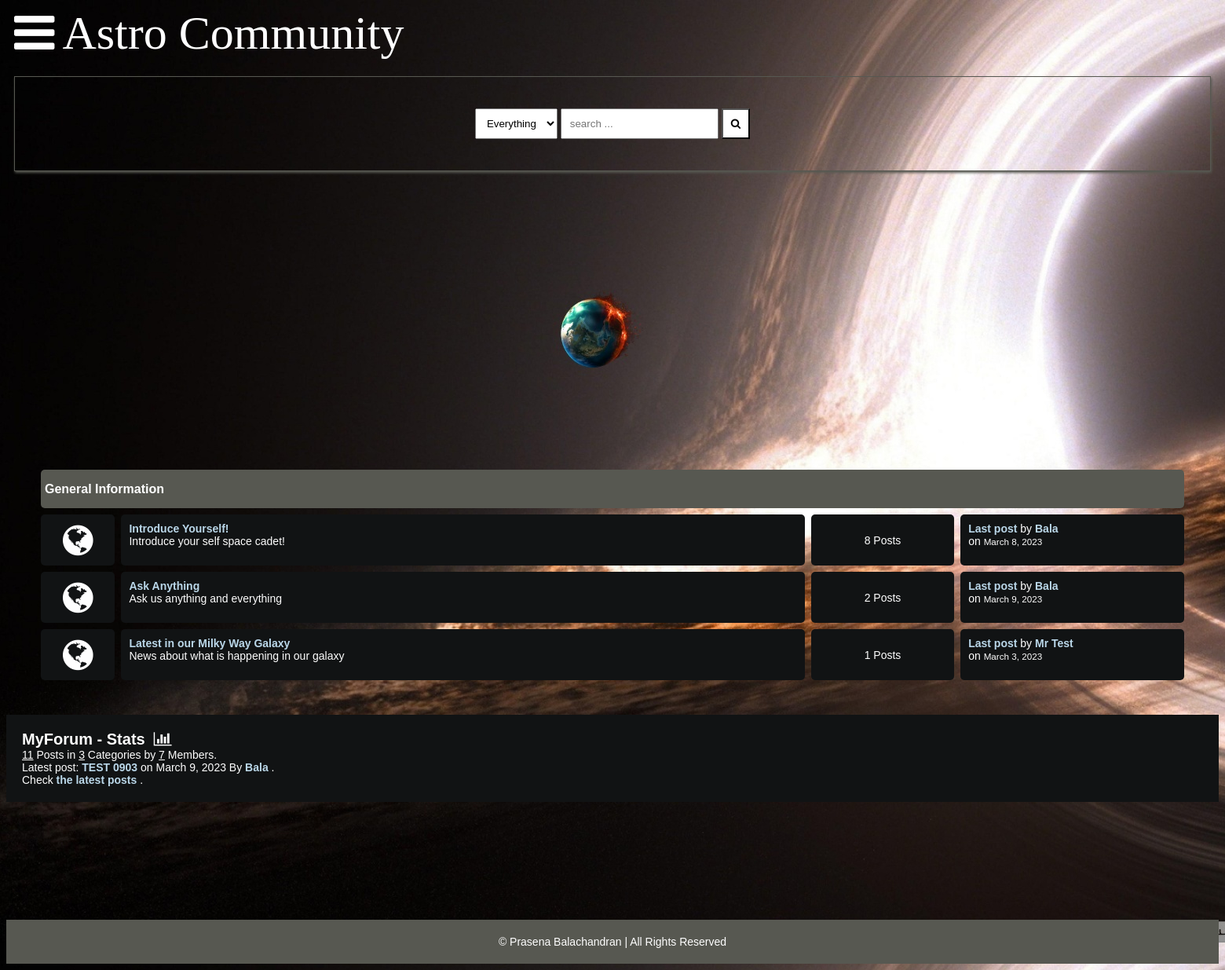
The page / on the database its author committed.
### main/models.py (models this page shows, shortened)
class Category(models.Model):
    title = models.CharField(max_length=50)
    slug = models.SlugField(max_length=400, unique=True, blank=True)
    description = models.TextField(default="description")
    class Meta:
        verbose_name_plural = "categories"
    def get_url(self):
        return reverse("posts", kwargs={"slug": self.slug})
    @property
    def num_posts(self):
        return Post.objects.filter(categories=self).count()
    @property
    def last_post(self):
        return Post.objects.filter(categories=self).latest("date")

class Post(models.Model):
    title = models.CharField(max_length=400)
    slug = models.SlugField(max_length=400, unique=True, blank=True)
    user = models.ForeignKey(Author, on_delete=models.CASCADE)
    content = HTMLField()
    categories = models.ManyToManyField(Category)
    date = models.DateTimeField(auto_now_add=True)
    approved = models.BooleanField(default=False)
    hit_count_generic = GenericRelation(
        HitCount,
        object_id_field="object_pk",
        related_query_name="hit_count_generic_relation",
    )
    tags = TaggableManager()
    comments = models.ManyToManyField(Comment, blank=True)
    closed = models.BooleanField(default=False)
    state = models.CharField(max_length=40, default="zero")
    def get_url(self):
        return reverse("detail", kwargs={"slug": self.slug})

class Author(models.Model):
    user = models.ForeignKey(User, on_delete=models.CASCADE)
    fullname = models.CharField(max_length=40, blank=True)
    slug = slug = models.SlugField(max_length=400, unique=True, blank=True)
    bio = HTMLField()
    points = models.IntegerField(default=0)
    profile_pic = ResizedImageField(
        size=[50, 80],
        quality=100,
        upload_to="authors",
        default=None,
        null=True,
        blank=True,
    )

### main/views.py (the view)
# urls.py: path("", home, name="home"),
def home(request):
    forums = Category.objects.all()
    num_posts = Post.objects.all().count()
    num_users = User.objects.all().count()
    num_categories = forums.count()
    try:
        last_post = Post.objects.latest("date")
    except Post.DoesNotExist:
        last_post = []
    context = {
        "forums": forums,
        "num_posts": num_posts,
        "num_users": num_users,
        "num_categories": num_categories,
        "last_post": last_post,
        "title": "ASTRO forum app"
    }
    return render(request, "index.html", context)

### main/context_processors.py (called while the page is built, shortened)
def searchFunction(request):
    search_context = {}
    posts = Post.objects.all()
    return search_context

### templates/index.html
{% extends 'base.html' %} {% block content %}
<div class="container">
	<div class="video-wrapper">
		<video playsinline autoplay muted loop>
			<source src="static/assets/videos/moon.mp4" type="video/webm" >
		</video>
	</div>
	<div class="subforum">
		<div class="subforum-title">
			<h1>General Information</h1>
		</div>
		{% for forum in forums %}
		<div class="subforum-row">
			<div class="subforum-icon subforum-column center">
				<i class="fa fa-globe center"></i>
			</div>
			<div class="subforum-description subforum-column">
				<h4><a href="{{forum.get_url}}">{{forum.title}}</a></h4>
				<p>{{forum.description}}</p>
			</div>
			<div class="subforum-stats subforum-column center">
				<span>{{forum.num_posts}} Posts</span>
			</div>
			<div class="subforum-info subforum-column">
				<b><a href="{{forum.last_post.get_url}}">Last post</a></b> by <a href="">{{forum.last_post.user.fullname|title}}</a> <br >
				on <small>{{forum.last_post.date|date}}</small>
			</div>
		</div>
		{% endfor %}
	</div>
</div>
<div class="forum-info">
	<div class="chart">MyForum - Stats &nbsp;<i class="fa fa-bar-chart"></i></div>
	<span><u>{{num_posts}}</u> Posts in <u>{{num_categories}}</u> Categories by <u>{{num_users}}</u> Members.</span><br >
	{% if forums %}
	<span>
		Latest post: <b><a href="{{last_post.get_url}}">{{last_post.title}}</a></b> on {{last_post.date|date}} By <a href="">{{last_post.user.fullname|title}}</a>
	</span>
	.<br >
	<span>Check <a href="{% url 'latest_posts' %}">the latest posts</a> .</span><br >
	{% endif %}
</div>
{% endblock content %}

### static/assets/css/style.css (style rules this page uses)
:root { background-image: url("../images/blackhole.jpg"); background-color: #cccccc; }
* { box-sizing: border-box; }
html { font-size: 14px; font-family: 'Titillium Web', sans-serif; background-color:rgb(0,0,0); color:#FEFEFE; }
a { color:#BAD7E9; font-weight: bolder; text-decoration: none; }
video { position: absolute; top: 0; left: 0; }
.video-wrapper { position: relative; margin-top: 20px; width: 1800px; height: 300px; overflow: hidden; text-align: center; display: flex; align-items: center; justify-content: center; }
video { object-fit: cover; height: 100%; width: 100%; position: absolute; top: 0; left: 0; }
h1 { font-size:16px; font-weight: bolder; }
.container { margin: 20px; padding: 20px; }
.subforum { margin-top:20px; }
.subforum-title { background-color:#575851; padding: 5px; border-radius: 5px; margin:4px; }
.subforum-row { display: grid; grid-template-columns: 7% 60% 13% 20%; }
.subforum-column { padding: 10px; margin:4px; border-radius: 5px; background-color:#111314; }
.subforum-description * { margin-block: 0; }
.center { display: flex; justify-content: center; align-items: center; }
.subforum-icon i { font-size: 45px; }
.forum-info { padding: 20px; background-color: #111314; }
.chart { font-size:20px; font-weight:bold; }

### rows shown on the page
Category: title "Introduce Yourself!", description "Introduce your self space cadet!", num_posts "8", last_post.user.fullname "Bala", last_post "March 8, 2023"
Category: title "Ask Anything", description "Ask us anything and everything", num_posts "2", last_post.user.fullname "Bala", last_post "March 9, 2023"
Category: title "Latest in our Milky Way Galaxy", description "News about what is happening in our galaxy", num_posts "1", last_post.user.fullname "Mr Test", last_post "March 3, 2023"
Post: title "TEST 0903", date "March 9, 2023", user.fullname "Bala"

### other values the page prints
{{ num_posts }} "11"
{{ num_categories }} "3"
{{ num_users }} "7"
